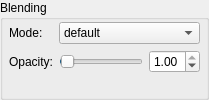
               <widget class="QGroupBox" name="formGroupBox">
                <property name="title">
                 <string>Blending</string>
                </property>
                <layout class="QFormLayout" name="formLayout">
                 <property name="leftMargin">
                  <number>6</number>
                 </property>
                 <property name="topMargin">
                  <number>2</number>
                 </property>
                 <property name="rightMargin">
                  <number>6</number>
                 </property>
                 <property name="bottomMargin">
                  <number>5</number>
                 </property>
                 <item row="0" column="0">
                  <widget class="QLabel" name="label_12">
                   <property name="text">
                    <string>Mode:</string>
                   </property>
                  </widget>
                 </item>
                 <item row="0" column="1">
                  <widget class="QComboBox" name="blendmode">
                   <property name="sizePolicy">
                    <sizepolicy hsizetype="Expanding" vsizetype="Fixed">
                     <horstretch>0</horstretch>
                     <verstretch>0</verstretch>
                    </sizepolicy>
                   </property>
                   <item>
                    <property name="text">
                     <string>default</string>
                    </property>
                   </item>
                   <item>
                    <property name="text">
                     <string>multiply</string>
                    </property>
                   </item>
                  </widget>
                 </item>
                 <item row="1" column="0">
                  <widget class="QLabel" name="label_13">
                   <property name="text">
                    <string>Opacity:</string>
                   </property>
                  </widget>
                 </item>
                 <item row="1" column="1">
                  <layout class="QHBoxLayout" name="horizontalLayout_5">
                   <item>
                    <widget class="QSlider" name="opacity">
                     <property name="maximum">
                      <number>100</number>
                     </property>
                     <property name="singleStep">
                      <number>1</number>
                     </property>
                     <property name="value">
                      <number>1</number>
                     </property>
                     <property name="orientation">
                      <enum>Qt::Horizontal</enum>
                     </property>
                     <property name="invertedAppearance">
                      <bool>false</bool>
                     </property>
                     <property name="invertedControls">
                      <bool>false</bool>
                     </property>
                     <property name="tickPosition">
                      <enum>QSlider::NoTicks</enum>
                     </property>
                    </widget>
                   </item>
                   <item>
                    <widget class="QDoubleSpinBox" name="opacityVal">
                     <property name="maximum">
                      <double>1.000000000000000</double>
                     </property>
                     <property name="singleStep">
                      <double>0.050000000000000</double>
                     </property>
                     <property name="value">
                      <double>1.000000000000000</double>
                     </property>
                    </widget>
                   </item>
                  </layout>
                 </item>
                </layout>
               </widget>
